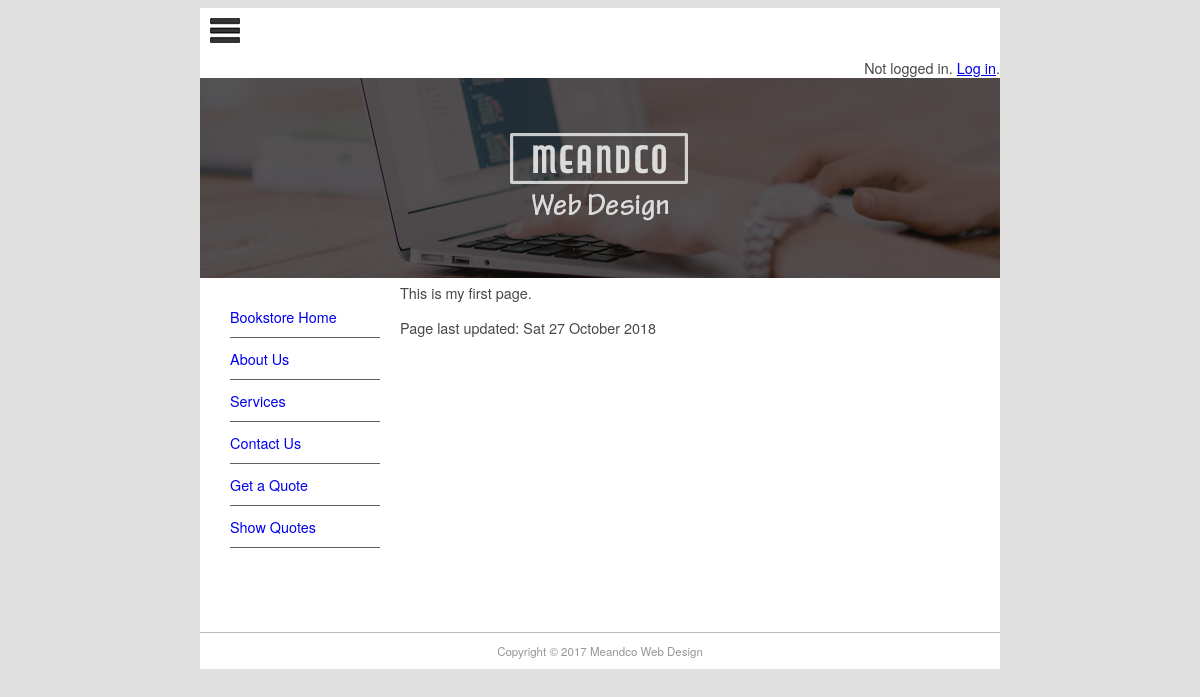
/, run on an earlier commit of the app's database.
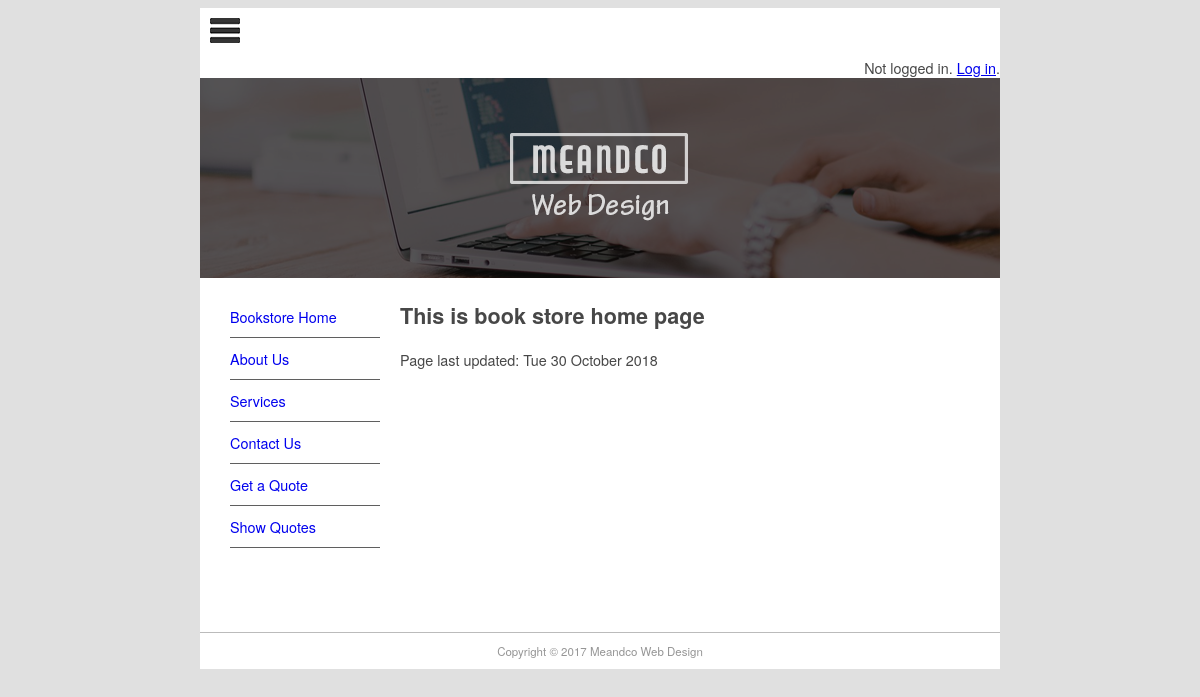
And on a later commit of the database.
### pages/models.py (models this page shows, shortened)
class Page(models.Model):
    title = models.CharField(max_length=60)
    permalink = models.CharField(max_length=12, unique=True)
    update_date = models.DateTimeField('Last Updated')
    bodytext = models.TextField('Page Content', blank=True)

### pages/views.py (the view)
# urls.py: path('', views.index, {'pagename': ''}, name='home'),
def index(request, pagename):
    pagename = '/' + pagename
    pg = get_object_or_404(Page, permalink=pagename)
    context = {
        'title': pg.title,
        'content': pg.bodytext,
        'last_updated': pg.update_date,
        'page_list': Page.objects.all(),
    }
    return render(request, 'pages/page.html', context)

### pages/templates/pages/page.html (shortened to what this page needs)
{% extends "base.html" %}
{% block sidenav %}
    {% for page in page_list %}
    <li>
      <a href="{{ page.permalink }}">{{ page.title }}</a>
    </li>
    {% endfor %}
{% endblock sidenav %}
{% block content %}
{% autoescape off %}
{{ content }}
{% endautoescape %}
<p>
    Page last updated: {{ last_updated|date:'D d F Y'}}
</p>
{% endblock content %}

### mfdw_site/templates/base.html (shortened to what this page needs)
{% load static %}
<!doctype html>
<html>
<head>
<link href="{% static 'main.css' %}" rel="stylesheet" type="text/css">
</head>
<body>
<div id="wrapper">
  <header id="header">
    <div id="logo"><img src="{% static 'logo.jpg' %}" alt=""/></div>
    <span style="float:right;">
	    {% if user.is_authenticated %}
	        Hello, {{ user.username }}. <a href="{% url 'logout' %}?next=/">Log out</a>.
	    {% else %}
	        Not logged in. <a href="{% url 'login' %}?next=/">Log in</a>.
	    {% endif %}
    </span>
    <div id="topbanner"><img src="{% static 'top_banner.png' %}" width="800" height="200" alt=""/></div>
  </header>
  <aside id="leftsidebar">
    <nav id="nav">
    <ul>
      {% block sidenav %}{% endblock sidenav %}
      <li><a href="/contact">Contact Us</a></li>
      <li><a href="/quote/">Get a Quote</a></li>
      <li><a href="/quote/show">Show Quotes</a></li>
    </ul>
    </nav>
  </aside>
  <section id="main">
    {% block content %}{% endblock content %}
  </section>
  <footer id="footer">Copyright &copy; 2017 Meandco Web Design</footer>
</div>
</body>
</html>

### mfdw_site/static/main.css (style rules this page uses)
#header { border-style: none; width: 800px; height: auto; }
#wrapper { margin-top: 0px; margin-left: auto; margin-right: auto; background-color: #FFFFFF; width: 800px; }
body { background-color: #E0E0E0; font-family: Gotham, "Helvetica Neue", Helvetica, Arial, sans-serif; font-size: 0.9em; text-align: justify; color: #474747; }
#footer { text-align: center; font-size: 0.8em; margin-top: 5px; padding-top: 10px; padding-bottom: 10px; background-color: #FFFFFF; border-top: thin solid #BBBBBB; clear: both; color: #969696; }
#nav li { padding-top: 10px; padding-bottom: 10px; font-size: 1em; list-style-type: none; border-bottom: thin solid #5F5F5F; color: #4C4C4C; left: 0px; list-style-position: inside; margin-left: -10px; }
#nav li a { text-decoration: none; }
#leftsidebar { width: 180px; height: 350px; float: left; }
#main { width: 560px; float: left; margin-left: 20px; margin-right: 10px; padding-right: 10px; }
#logo { padding: 10px; }

What changed in the data, as far as the page shows it:
changed Page "Bookstore Home": bodytext "This is my first page." → "This is book store home page"; update_date "Sat 27 October 2018" → "Tue 30 October 2018"
